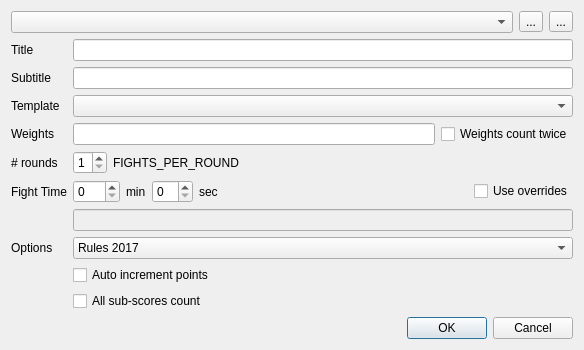
<?xml version="1.0" encoding="UTF-8"?>
<ui version="4.0">
 <class>ModeManagerDlg</class>
 <widget class="QDialog" name="ModeManagerDlg">
  <property name="geometry">
   <rect>
    <x>0</x>
    <y>0</y>
    <width>584</width>
    <height>332</height>
   </rect>
  </property>
  <property name="windowTitle">
   <string>Mode Management</string>
  </property>
  <layout class="QVBoxLayout" name="verticalLayout" stretch="0,1,0">
   <item>
    <layout class="QHBoxLayout" name="horizontalLayout">
     <item>
      <widget class="QComboBox" name="comboBox_mode"/>
     </item>
     <item>
      <widget class="QToolButton" name="toolButton_add">
       <property name="text">
        <string>...</string>
       </property>
       <property name="icon">
        <iconset resource="ipponboard.qrc">
         <normaloff>:/res/icons/add.png</normaloff>:/res/icons/add.png</iconset>
       </property>
      </widget>
     </item>
     <item>
      <widget class="QToolButton" name="toolButton_remove">
       <property name="text">
        <string>...</string>
       </property>
       <property name="icon">
        <iconset resource="ipponboard.qrc">
         <normaloff>:/res/icons/delete.png</normaloff>:/res/icons/delete.png</iconset>
       </property>
      </widget>
     </item>
    </layout>
   </item>
   <item>
    <layout class="QFormLayout" name="formLayout">
     <property name="fieldGrowthPolicy">
      <enum>QFormLayout::AllNonFixedFieldsGrow</enum>
     </property>
     <item row="0" column="0">
      <widget class="QLabel" name="label">
       <property name="text">
        <string>Title</string>
       </property>
      </widget>
     </item>
     <item row="0" column="1">
      <widget class="QLineEdit" name="lineEdit_title"/>
     </item>
     <item row="1" column="0">
      <widget class="QLabel" name="label_2">
       <property name="text">
        <string>Subtitle</string>
       </property>
      </widget>
     </item>
     <item row="1" column="1">
      <widget class="QLineEdit" name="lineEdit_subtitle"/>
     </item>
     <item row="2" column="0">
      <widget class="QLabel" name="label_8">
       <property name="toolTip">
        <string>The fight duration in seconds</string>
       </property>
       <property name="text">
        <string>Template</string>
       </property>
      </widget>
     </item>
     <item row="2" column="1">
      <widget class="QComboBox" name="comboBox_template"/>
     </item>
     <item row="3" column="0">
      <widget class="QLabel" name="label_3">
       <property name="text">
        <string>Weights</string>
       </property>
      </widget>
     </item>
     <item row="3" column="1">
      <layout class="QHBoxLayout" name="horizontalLayout_2">
       <property name="topMargin">
        <number>0</number>
       </property>
       <item>
        <widget class="QLineEdit" name="lineEdit_weights">
         <property name="frame">
          <bool>true</bool>
         </property>
        </widget>
       </item>
       <item>
        <widget class="QCheckBox" name="checkBox_doubleWeights">
         <property name="toolTip">
          <string>Indicates that all weights will be used two times</string>
         </property>
         <property name="text">
          <string>Weights count twice</string>
         </property>
        </widget>
       </item>
      </layout>
     </item>
     <item row="4" column="0">
      <widget class="QLabel" name="label_4">
       <property name="text">
        <string># rounds</string>
       </property>
      </widget>
     </item>
     <item row="4" column="1">
      <layout class="QHBoxLayout" name="horizontalLayout_3">
       <item>
        <widget class="QSpinBox" name="spinBox_rounds">
         <property name="minimum">
          <number>1</number>
         </property>
         <property name="maximum">
          <number>2</number>
         </property>
        </widget>
       </item>
       <item>
        <widget class="QLabel" name="label_fightsPerRound">
         <property name="text">
          <string>FIGHTS_PER_ROUND</string>
         </property>
        </widget>
       </item>
       <item>
        <spacer name="horizontalSpacer_2">
         <property name="orientation">
          <enum>Qt::Horizontal</enum>
         </property>
         <property name="sizeHint" stdset="0">
          <size>
           <width>40</width>
           <height>20</height>
          </size>
         </property>
        </spacer>
       </item>
      </layout>
     </item>
     <item row="5" column="0">
      <widget class="QLabel" name="label_6">
       <property name="toolTip">
        <string>The fight duration</string>
       </property>
       <property name="text">
        <string>Fight Time</string>
       </property>
      </widget>
     </item>
     <item row="5" column="1">
      <layout class="QHBoxLayout" name="horizontalLayout_4">
       <item>
        <widget class="QSpinBox" name="spinBox_fightTimeMinutes">
         <property name="minimum">
          <number>0</number>
         </property>
         <property name="maximum">
          <number>720</number>
         </property>
        </widget>
       </item>
       <item>
        <widget class="QLabel" name="label_10">
         <property name="text">
          <string>min</string>
         </property>
        </widget>
       </item>
       <item>
        <widget class="QSpinBox" name="spinBox_fightTimeSeconds">
         <property name="suffix">
          <string/>
         </property>
         <property name="minimum">
          <number>0</number>
         </property>
         <property name="maximum">
          <number>59</number>
         </property>
        </widget>
       </item>
       <item>
        <widget class="QLabel" name="label_7">
         <property name="text">
          <string>sec</string>
         </property>
        </widget>
       </item>
       <item>
        <spacer name="horizontalSpacer_3">
         <property name="orientation">
          <enum>Qt::Horizontal</enum>
         </property>
         <property name="sizeHint" stdset="0">
          <size>
           <width>40</width>
           <height>20</height>
          </size>
         </property>
        </spacer>
       </item>
       <item>
        <widget class="QCheckBox" name="checkBox_timeOverrides">
         <property name="toolTip">
          <string>Enables to specify overrides for the fight time for certain categories. E.g. &quot;U12:120;U15:180;U18:240&quot;</string>
         </property>
         <property name="text">
          <string>Use overrides</string>
         </property>
        </widget>
       </item>
      </layout>
     </item>
     <item row="6" column="1">
      <layout class="QHBoxLayout" name="horizontalLayout_6">
       <property name="topMargin">
        <number>0</number>
       </property>
       <item>
        <widget class="QLineEdit" name="lineEdit_timeOverrides">
         <property name="enabled">
          <bool>false</bool>
         </property>
         <property name="mouseTracking">
          <bool>false</bool>
         </property>
         <property name="acceptDrops">
          <bool>false</bool>
         </property>
         <property name="toolTip">
          <string>The overrides should be something like this:
&quot;U12:120;U15:180;U18:240&quot;
(&lt;identifier&gt;:&lt;time in seconds&gt;;&lt;identifier&gt;...)
Note: the time must be specified in seconds alone</string>
         </property>
         <property name="frame">
          <bool>true</bool>
         </property>
         <property name="readOnly">
          <bool>false</bool>
         </property>
        </widget>
       </item>
      </layout>
     </item>
     <item row="7" column="0">
      <widget class="QLabel" name="label_9">
       <property name="toolTip">
        <string>The fight duration in seconds</string>
       </property>
       <property name="text">
        <string>Options</string>
       </property>
      </widget>
     </item>
     <item row="7" column="1">
      <widget class="QComboBox" name="comboBox_rules">
       <property name="frame">
        <bool>true</bool>
       </property>
       <item>
        <property name="text">
         <string>Rules 2017</string>
        </property>
       </item>
       <item>
        <property name="text">
         <string>Rules 2017 (U15)</string>
        </property>
       </item>
       <item>
        <property name="text">
         <string>Rules 2013</string>
        </property>
       </item>
       <item>
        <property name="text">
         <string>Classic Rules</string>
        </property>
       </item>
      </widget>
     </item>
     <item row="8" column="1">
      <widget class="QCheckBox" name="checkBox_autoIncrement">
       <property name="toolTip">
        <string>Automatically add points during Osae-komi</string>
       </property>
       <property name="text">
        <string>Auto increment points</string>
       </property>
      </widget>
     </item>
     <item row="9" column="1">
      <widget class="QCheckBox" name="checkBox_allSubscoresCount">
       <property name="toolTip">
        <string>Sub-scores are valued even if the fight is lost</string>
       </property>
       <property name="text">
        <string>All sub-scores count</string>
       </property>
      </widget>
     </item>
    </layout>
   </item>
   <item>
    <widget class="QDialogButtonBox" name="buttonBox">
     <property name="orientation">
      <enum>Qt::Horizontal</enum>
     </property>
     <property name="standardButtons">
      <set>QDialogButtonBox::Cancel|QDialogButtonBox::Ok</set>
     </property>
     <property name="centerButtons">
      <bool>false</bool>
     </property>
    </widget>
   </item>
  </layout>
 </widget>
 <tabstops>
  <tabstop>comboBox_mode</tabstop>
  <tabstop>toolButton_add</tabstop>
  <tabstop>toolButton_remove</tabstop>
  <tabstop>lineEdit_title</tabstop>
  <tabstop>lineEdit_subtitle</tabstop>
  <tabstop>comboBox_template</tabstop>
  <tabstop>lineEdit_weights</tabstop>
  <tabstop>checkBox_doubleWeights</tabstop>
  <tabstop>spinBox_rounds</tabstop>
  <tabstop>spinBox_fightTimeSeconds</tabstop>
  <tabstop>lineEdit_timeOverrides</tabstop>
  <tabstop>checkBox_autoIncrement</tabstop>
  <tabstop>checkBox_allSubscoresCount</tabstop>
  <tabstop>buttonBox</tabstop>
 </tabstops>
 <resources>
  <include location="ipponboard.qrc"/>
 </resources>
 <connections>
  <connection>
   <sender>buttonBox</sender>
   <signal>accepted()</signal>
   <receiver>ModeManagerDlg</receiver>
   <slot>accept()</slot>
   <hints>
    <hint type="sourcelabel">
     <x>257</x>
     <y>322</y>
    </hint>
    <hint type="destinationlabel">
     <x>157</x>
     <y>274</y>
    </hint>
   </hints>
  </connection>
  <connection>
   <sender>buttonBox</sender>
   <signal>rejected()</signal>
   <receiver>ModeManagerDlg</receiver>
   <slot>reject()</slot>
   <hints>
    <hint type="sourcelabel">
     <x>325</x>
     <y>322</y>
    </hint>
    <hint type="destinationlabel">
     <x>286</x>
     <y>274</y>
    </hint>
   </hints>
  </connection>
 </connections>
</ui>
